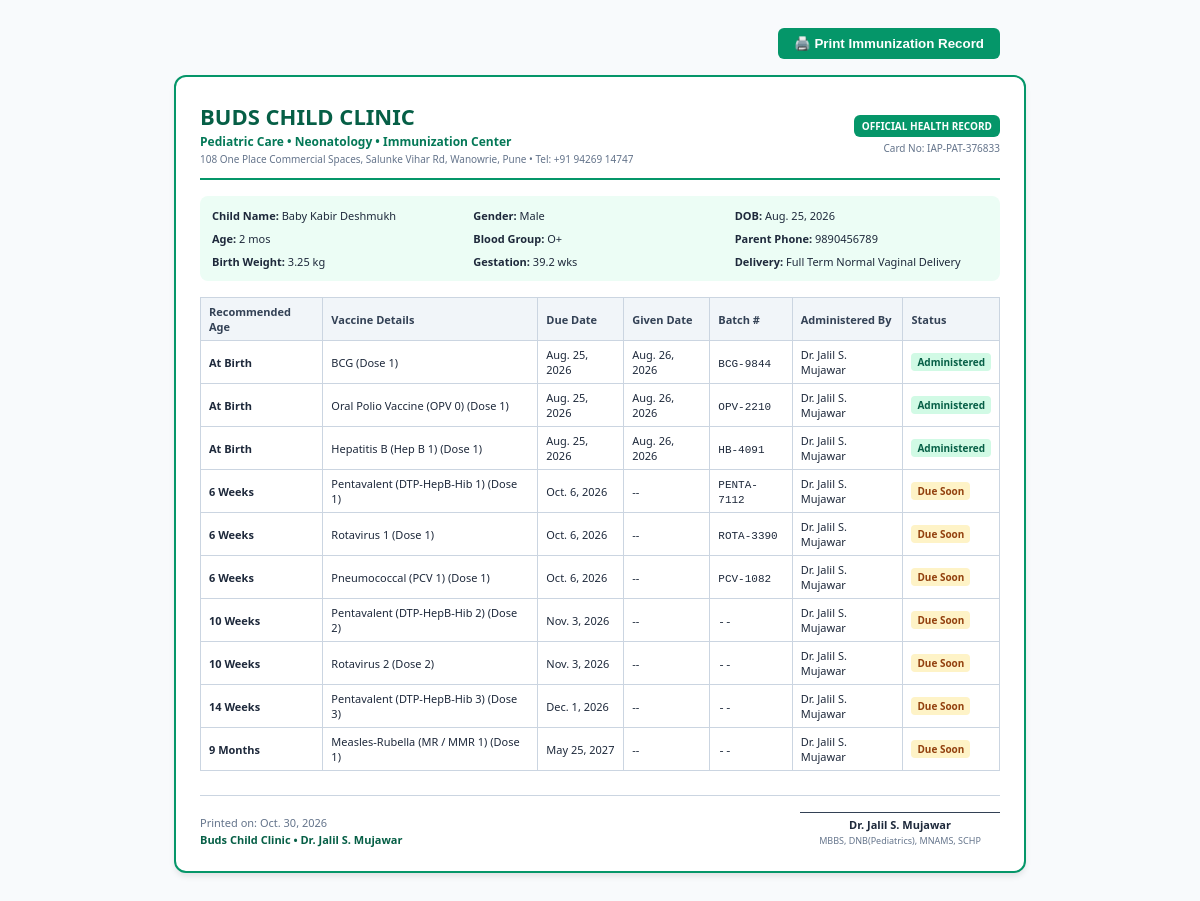
The page /crm/pediatric/vaccination-card/4/ on the database its author committed.
### clinic/models.py (models this page shows, shortened)
class Patient(models.Model):
    GENDER_CHOICES = [
        ('M', 'Male'),
        ('F', 'Female'),
        ('O', 'Other'),
    ]
    RELATION_CHOICES = [
        ('Self', 'Primary / Self'),
        ('Child', 'Child / Dependent'),
        ('Spouse', 'Spouse'),
        ('Parent', 'Parent / Senior'),
        ('Other', 'Other Relative'),
    ]
    patient_id = models.CharField(max_length=32, unique=True, default=generate_patient_id)
    family = models.ForeignKey(Family, on_delete=models.SET_NULL, null=True, blank=True, related_name='members')
    full_name = models.CharField(max_length=120)
    gender = models.CharField(max_length=10, choices=GENDER_CHOICES, default='M')
    dob = models.DateField(null=True, blank=True)
    age_years = models.IntegerField(default=0)
    age_months = models.IntegerField(default=0)
    phone = models.CharField(max_length=30, blank=True, default='')
    relationship_to_head = models.CharField(max_length=50, choices=RELATION_CHOICES, default='Self')
    blood_group = models.CharField(max_length=10, blank=True, default='O+')
    allergies = models.CharField(max_length=255, blank=True, default='None reported')
    medical_history = models.TextField(blank=True, default='No significant systemic illness.')
    is_child = models.BooleanField(default=False)
    created_at = models.DateTimeField(auto_now_add=True)
    class Meta:
        ordering = ['-created_at']
    @property
    def age_display(self):
        if self.age_years > 0:
            return f"{self.age_years} yrs"
        elif self.age_months > 0:
            return f"{self.age_months} mos"
        return "Infant"

class NewbornRecord(models.Model):
    DELIVERY_CHOICES = [
        ('normal', 'Full Term Normal Vaginal Delivery'),
        ('cesarean', 'Elective / Emergency LSCS'),
        ('assisted', 'Vacuum / Instrumental Assisted'),
    ]
    FEEDING_CHOICES = [
        ('ebf', 'Exclusive Breastfeeding (EBF)'),
        ('formula', 'Infant Formula'),
        ('mixed', 'Mixed Feeding (EBF + Formula)'),
    ]
    patient = models.OneToOneField(Patient, on_delete=models.CASCADE, related_name='newborn_record')
    birth_date = models.DateField()
    birth_time = models.CharField(max_length=20, blank=True, default='10:30 AM')
    gestational_age_weeks = models.DecimalField(max_digits=4, decimal_places=1, default=39.0)
    birth_weight_kg = models.DecimalField(max_digits=4, decimal_places=2, default=3.10)
    birth_length_cm = models.DecimalField(max_digits=4, decimal_places=1, default=50.0)
    head_circumference_cm = models.DecimalField(max_digits=4, decimal_places=1, default=34.5)
    delivery_type = models.CharField(max_length=30, choices=DELIVERY_CHOICES, default='normal')
    apgar_1min = models.IntegerField(default=8)
    apgar_5min = models.IntegerField(default=9)
    blood_group = models.CharField(max_length=10, default='B+')
    maternal_history = models.CharField(max_length=200, blank=True, default='Uneventful antenatal period.')
    phototherapy_required = models.BooleanField(default=False)
    phototherapy_hours = models.IntegerField(default=0)
    peak_bilirubin_mg_dl = models.DecimalField(max_digits=4, decimal_places=1, default=0.0)
    feeding_type = models.CharField(max_length=30, choices=FEEDING_CHOICES, default='ebf')
    pediatrician_notes = models.TextField(blank=True, default='Vigorous cry at birth, normal neonatal reflexes, pink and active.')

class VaccinationRecord(models.Model):
    STATUS_CHOICES = [
        ('due', 'Due Soon'),
        ('overdue', 'Overdue'),
        ('administered', 'Administered'),
        ('exempt', 'Exempt / Postponed'),
    ]
    patient = models.ForeignKey(Patient, on_delete=models.CASCADE, related_name='vaccinations')
    vaccine_name = models.CharField(max_length=120)
    dose_number = models.IntegerField(default=1)
    recommended_age_str = models.CharField(max_length=60)  # e.g. "6 Weeks", "9 Months"
    due_date = models.DateField()
    administered_date = models.DateField(null=True, blank=True)
    status = models.CharField(max_length=20, choices=STATUS_CHOICES, default='due')
    batch_no = models.CharField(max_length=60, blank=True, default='')
    manufacturer = models.CharField(max_length=120, blank=True, default='Serum Institute / GSK')
    administered_by = models.CharField(max_length=120, blank=True, default='Dr. Jalil S. Mujawar')
    notes = models.TextField(blank=True, default='')
    class Meta:
        ordering = ['due_date', 'dose_number']

### clinic/views.py (the view)
# urls.py: path('crm/pediatric/vaccination-card/<int:patient_id>/', views.crm_vaccination_card, name='crm_vaccination_card'),
def crm_vaccination_card(request, patient_id):
    patient = get_object_or_404(Patient, pk=patient_id)
    vaccinations = VaccinationRecord.objects.filter(patient=patient).order_by('due_date', 'dose_number')
    latest_growth = ChildGrowthRecord.objects.filter(patient=patient).last()
    newborn = getattr(patient, 'newborn_record', None)
    return render(request, 'crm/vaccination_card.html', {
        'patient': patient,
        'vaccinations': vaccinations,
        'latest_growth': latest_growth,
        'newborn': newborn,
        'print_date': datetime.date.today(),
    })

### templates/crm/vaccination_card.html (shortened to what this page needs)
<!DOCTYPE html>
<html lang="en">
<head>
</head>
<body>
  <div class="no-print" style="max-width: 800px; margin: 0 auto 16px auto; text-align: right;">
    <button onclick="window.print()" style="padding: 8px 16px; background: #059669; color: #fff; border: none; border-radius: 6px; font-weight: bold; cursor: pointer;">
      🖨️ Print Immunization Record
    </button>
  </div>
  <div class="card">
    <div class="header">
      <div>
        <h1 class="title">BUDS CHILD CLINIC</h1>
        <p class="subtitle">Pediatric Care &bull; Neonatology &bull; Immunization Center</p>
        <p style="font-size: 10px; color: #64748b; margin: 2px 0 0 0;">
          108 One Place Commercial Spaces, Salunke Vihar Rd, Wanowrie, Pune &bull; Tel: +91 94269 14747
        </p>
      </div>
      <div style="text-align: right;">
        <span style="display: inline-block; background: #059669; color: #fff; padding: 4px 8px; border-radius: 6px; font-size: 10px; font-weight: bold;">
          OFFICIAL HEALTH RECORD
        </span>
        <p style="font-size: 10px; color: #64748b; margin: 4px 0 0 0;">Card No: IAP-{{ patient.patient_id }}</p>
      </div>
    </div>
    <div class="meta-grid">
      <div><strong>Child Name:</strong> {{ patient.full_name }}</div>
      <div><strong>Gender:</strong> {{ patient.get_gender_display }}</div>
      <div><strong>DOB:</strong> {{ patient.dob|default:"Recorded at registration" }}</div>
      <div><strong>Age:</strong> {{ patient.age_display }}</div>
      <div><strong>Blood Group:</strong> {{ patient.blood_group }}</div>
      <div><strong>Parent Phone:</strong> {{ patient.phone }}</div>
      {% if newborn %}
      <div><strong>Birth Weight:</strong> {{ newborn.birth_weight_kg }} kg</div>
      <div><strong>Gestation:</strong> {{ newborn.gestational_age_weeks }} wks</div>
      <div><strong>Delivery:</strong> {{ newborn.get_delivery_type_display }}</div>
      {% endif %}
    </div>
    <table>
      <thead>
        <tr>
          <th>Recommended Age</th>
          <th>Vaccine Details</th>
          <th>Due Date</th>
          <th>Given Date</th>
          <th>Batch #</th>
          <th>Administered By</th>
          <th>Status</th>
        </tr>
      </thead>
      <tbody>
        {% for v in vaccinations %}
        <tr>
          <td><strong>{{ v.recommended_age_str }}</strong></td>
          <td>{{ v.vaccine_name }} (Dose {{ v.dose_number }})</td>
          <td>{{ v.due_date }}</td>
          <td>{{ v.administered_date|default:"--" }}</td>
          <td><code>{{ v.batch_no|default:"--" }}</code></td>
          <td>{{ v.administered_by }}</td>
          <td>
            <span class="badge {% if v.status == 'administered' %}badge-given{% else %}badge-due{% endif %}">
              {{ v.get_status_display }}
            </span>
          </td>
        </tr>
        {% empty %}
        <tr>
          <td colspan="7" style="text-align: center; color: #64748b;">No vaccination history recorded.</td>
        </tr>
        {% endfor %}
      </tbody>
    </table>
    <div class="footer">
      <div>
        <p style="margin: 0; color: #64748b;">Printed on: {{ print_date }}</p>
        <p style="margin: 2px 0 0 0; font-weight: bold; color: #065f46;">Buds Child Clinic &bull; Dr. Jalil S. Mujawar</p>
      </div>
      <div class="sign-box">
        Dr. Jalil S. Mujawar<br>
        <span style="font-size: 9px; font-weight: normal; color: #64748b;">MBBS, DNB(Pediatrics), MNAMS, SCHP</span>
      </div>
    </div>
  </div>
</body>
</html>

### templates/crm/vaccination_card.html (style rules this page uses)
body { font-family: 'Segoe UI', Tahoma, Geneva, Verdana, sans-serif; color: #1e293b; background: #f8fafc; padding: 20px; }
.card { max-width: 800px; margin: 0 auto; background: #fff; border: 2px solid #059669; border-radius: 12px; padding: 24px; box-shadow: 0 4px 6px -1px rgba(0,0,0,0.1); }
.header { border-bottom: 2px solid #059669; padding-bottom: 12px; margin-bottom: 16px; display: flex; justify-content: space-between; align-items: center; }
.title { font-size: 22px; font-weight: 800; color: #065f46; margin: 0; }
.subtitle { font-size: 12px; color: #047857; margin: 2px 0 0 0; font-weight: 600; }
.meta-grid { display: grid; grid-template-columns: repeat(3, 1fr); gap: 8px; background: #ecfdf5; padding: 12px; border-radius: 8px; font-size: 11px; margin-bottom: 16px; }
table { width: 100%; border-collapse: collapse; font-size: 11px; }
th, td { border: 1px solid #cbd5e1; padding: 6px 8px; text-align: left; }
th { background: #f1f5f9; color: #334155; font-weight: 700; }
.badge { display: inline-block; padding: 2px 6px; border-radius: 4px; font-size: 10px; font-weight: 700; }
.badge-given { background: #d1fae5; color: #065f46; }
.badge-due { background: #fef3c7; color: #92400e; }
.footer { margin-top: 24px; padding-top: 16px; border-top: 1px solid #cbd5e1; display: flex; justify-content: space-between; align-items: flex-end; font-size: 11px; }
.sign-box { text-align: center; width: 200px; border-top: 1px solid #334155; padding-top: 4px; font-weight: 600; }

### rows shown on the page
Patient: patient_id "PAT-376833", full_name "Baby Kabir Deshmukh", gender "Male", dob "Aug. 25, 2026", age_display "2 mos", blood_group "O+", phone "9890456789"
NewbornRecord: birth_weight_kg "3.25", gestational_age_weeks "39.2", delivery_type "Full Term Normal Vaginal Delivery"
VaccinationRecord: recommended_age_str "At Birth", vaccine_name "BCG", dose_number "1", due_date "Aug. 25, 2026", administered_date "Aug. 26, 2026", batch_no "BCG-9844", administered_by "Dr. Jalil S. Mujawar", status "Administered"
VaccinationRecord: recommended_age_str "At Birth", vaccine_name "Oral Polio Vaccine (OPV 0)", dose_number "1", due_date "Aug. 25, 2026", administered_date "Aug. 26, 2026", batch_no "OPV-2210", administered_by "Dr. Jalil S. Mujawar", status "Administered"
VaccinationRecord: recommended_age_str "At Birth", vaccine_name "Hepatitis B (Hep B 1)", dose_number "1", due_date "Aug. 25, 2026", administered_date "Aug. 26, 2026", batch_no "HB-4091", administered_by "Dr. Jalil S. Mujawar", status "Administered"
VaccinationRecord: recommended_age_str "6 Weeks", vaccine_name "Pentavalent (DTP-HepB-Hib 1)", dose_number "1", due_date "Oct. 6, 2026", administered_date "--", batch_no "PENTA-7112", administered_by "Dr. Jalil S. Mujawar", status "Due Soon"
VaccinationRecord: recommended_age_str "6 Weeks", vaccine_name "Rotavirus 1", dose_number "1", due_date "Oct. 6, 2026", administered_date "--", batch_no "ROTA-3390", administered_by "Dr. Jalil S. Mujawar", status "Due Soon"
VaccinationRecord: recommended_age_str "6 Weeks", vaccine_name "Pneumococcal (PCV 1)", dose_number "1", due_date "Oct. 6, 2026", administered_date "--", batch_no "PCV-1082", administered_by "Dr. Jalil S. Mujawar", status "Due Soon"
VaccinationRecord: recommended_age_str "10 Weeks", vaccine_name "Pentavalent (DTP-HepB-Hib 2)", dose_number "2", due_date "Nov. 3, 2026", administered_date "--", batch_no "--", administered_by "Dr. Jalil S. Mujawar", status "Due Soon"
VaccinationRecord: recommended_age_str "10 Weeks", vaccine_name "Rotavirus 2", dose_number "2", due_date "Nov. 3, 2026", administered_date "--", batch_no "--", administered_by "Dr. Jalil S. Mujawar", status "Due Soon"
VaccinationRecord: recommended_age_str "14 Weeks", vaccine_name "Pentavalent (DTP-HepB-Hib 3)", dose_number "3", due_date "Dec. 1, 2026", administered_date "--", batch_no "--", administered_by "Dr. Jalil S. Mujawar", status "Due Soon"
VaccinationRecord: recommended_age_str "9 Months", vaccine_name "Measles-Rubella (MR / MMR 1)", dose_number "1", due_date "May 25, 2027", administered_date "--", batch_no "--", administered_by "Dr. Jalil S. Mujawar", status "Due Soon"
